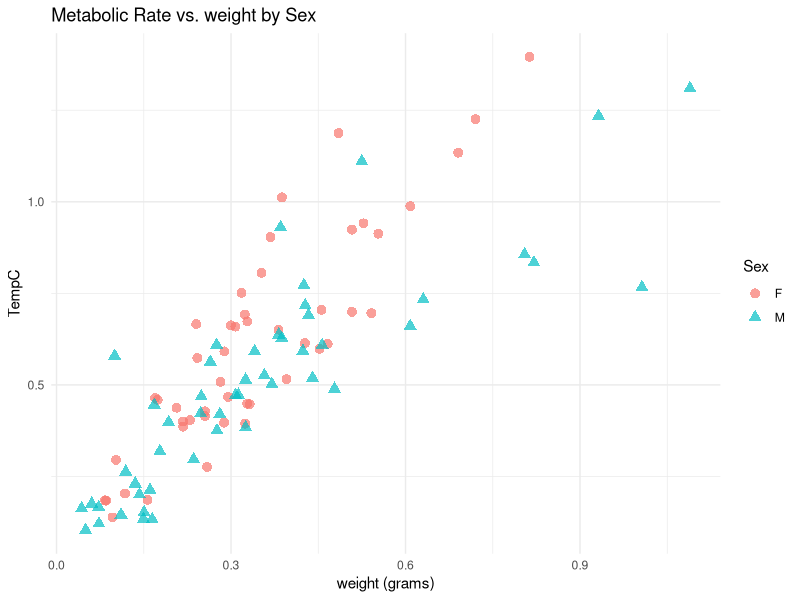

The R script that drew this image:
## ---- chunk 1
# Load the tidyverse package
library(tidyverse)
data<- read.csv("raw_data/data (2).csv")
head(data)
## ---- chunk 2
# Create a scatter plot of TempC vs. weight, colored by sex
ggplot(data, aes(x = weight, y = VO2_ml_per_h, color = Sex)) +
  geom_point(aes(shape = Sex), size = 3, alpha = 0.7) +
  labs(title = "Metabolic Rate vs. weight by Sex",
       x = "weight (grams)",
       y = "TempC",
       color = "Sex") +
  theme_minimal() +
  scale_shape_manual(values = c("F" = 16, "M" = 17))

